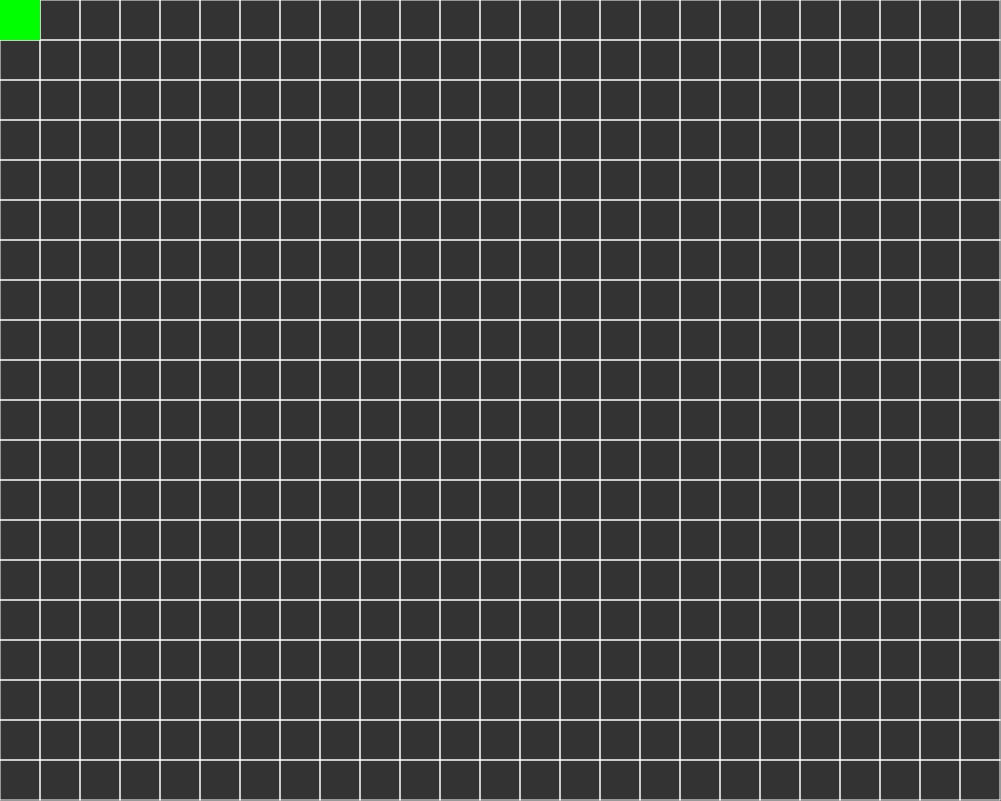
Frame 1 (no input)
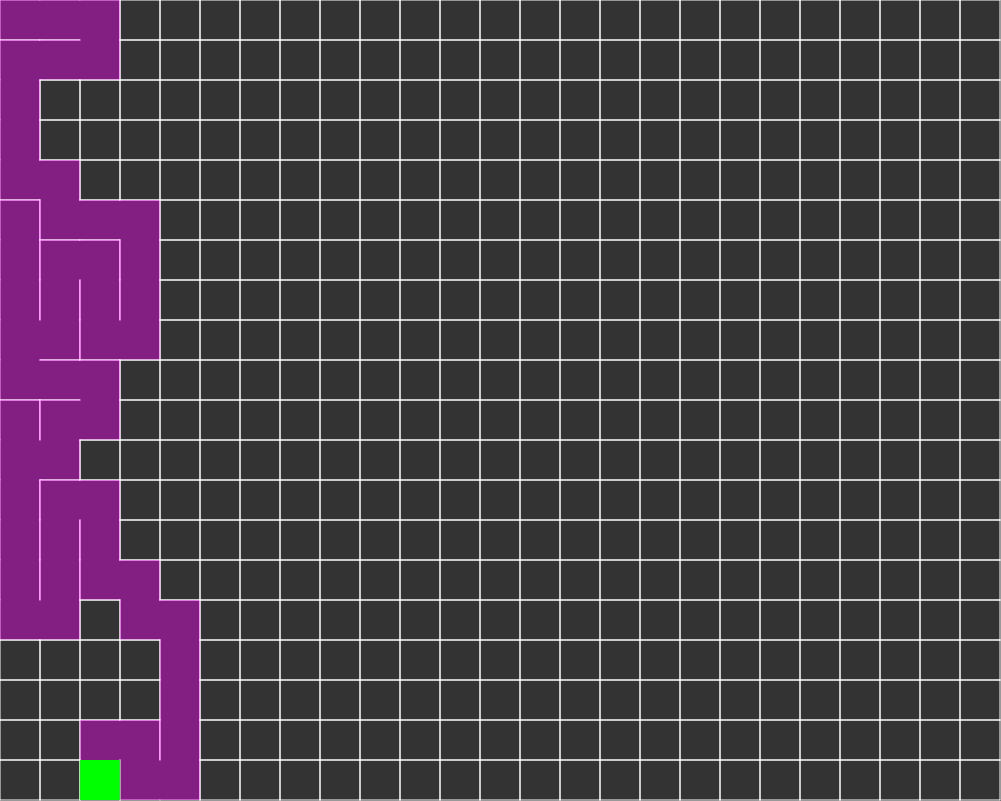
Frame 60 (no input)
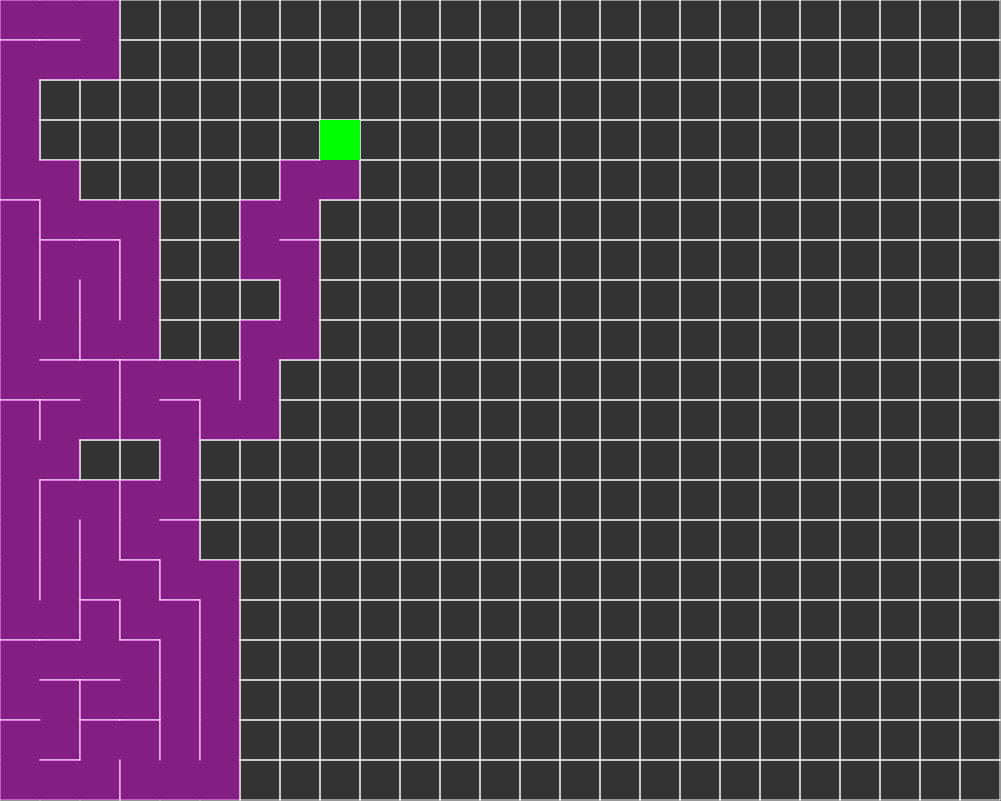
Frame 120 (the mouse pressed at the canvas centre since frame 60)

The p5.js sketch that drew these frames (run headless with seeded random() and noise() and a simulated clock; from frame 60 on, the mouse is pressed at the canvas centre):

// p5.js sketch
// ── sketch.js
let grid;
let cols,rows;
let scl = 40;

let current;
let stack = [];
let cont = 0

function setup(){
    createCanvas(1001, 801);
    cols = floor(width / scl);
    rows = floor(height / scl);

    grid = make2DArray(cols, rows);
    for(let i = 0; i < cols; i++){
        for(let j = 0; j < rows; j++){
            grid[i][j] = new Cell(i, j);
        }
    }

    current = grid[0][0];


}

function draw(){
    background(51);

    for(let i = 0; i < cols; i++){
        for(let j = 0; j < rows; j++){
            grid[i][j].show();
            if(grid[i][j].visited)
                cont++;
            else
                cont = 0;
        }
    }

    if(cont > rows*cols){
        noLoop();
        console.log('MAZE DONE');
    }else{
        current.visited = true;
        current.highlight();
        //STEP 1 
        let next = current.checkNeighbors();
        if(next){
            next.visited = true;

            //STEP 2
            stack.push(current);

            //STEP 3
            removeWalls(current, next);

            //STEP 4
            current = next;
        }else if(stack.length > 0){
            current = stack.pop();
        }
    }
    
    
}


function make2DArray(cols, rows) {
    let arr = new Array(cols);
    for (let i = 0; i < arr.length; i++) {
      arr[i] = new Array(rows);
    }
    return arr;
}


function removeWalls(a, b){
    var x = (a.body.x / scl)  - (b.body.x / scl);
    if (x === 1) {
        a.walls[3] = false;
        b.walls[1] = false;
    } else if (x === -1) {
        a.walls[1] = false;
        b.walls[3] = false;
    }
    var y = (a.body.y / scl) - (b.body.y / scl);
    if (y === 1) {
        a.walls[0] = false;
        b.walls[2] = false;
    } else if (y === -1) {
        a.walls[2] = false;
        b.walls[0] = false;
    }
}
// ── cell.js
class Cell{
    constructor(i, j){
        this.body = {x: i * scl, y: j * scl};
        this.walls = [true, true, true, true];  // top, right, bot, left
        this.visited = false;
    }

    show(){
        let x = this.body.x;
        let y = this.body.y
        stroke(255);
        if(this.walls[0]) // TOP WALL
            line(x, y, x + scl, y);
        if(this.walls[1]) //RIGHT WALL
            line(x + scl, y, x + scl, y + scl);
        if(this.walls[2]) //BOT WALL
            line(x + scl, y + scl, x, y + scl);
        if(this.walls[3]) //LEFT WALL
            line(x, y + scl, x, y);

        if(this.visited){
            noStroke();
            fill(255, 0, 255, 100);
            rect(x, y, scl, scl);
        }

    }

    highlight(){
        noStroke();
        fill(0, 255, 0);
        rect(this.body.x, this.body.y, scl, scl);
    }


    checkNeighbors(){

        let x = this.body.x / scl;
        let y = this.body.y / scl;
        let neighbors = [];

        let top, right, bot, left;

        if(index(x-1,y))
            top = grid[x-1][y];
        else
            top = index(x-1,y);

        if(index(x, y+1))
            right = grid[x][y+1];
        else
            right = index(x, y+1);

        if(index(x+1, y))
            bot = grid[x+1][y];
        else
            bot = index(x+1, y);

        if(index(x, y-1))
            left = grid[x][y-1];
        else
            left = index(x, y-1)


        
        
        
        if(top && !top.visited)
            neighbors.push(top);
        if(right && !right.visited)
            neighbors.push(right);
        if(bot && !bot.visited)
            neighbors.push(bot)
        if(left && !left.visited)
            neighbors.push(left)
        

        if(neighbors.length > 0){
            let r = Math.floor(Math.random() * neighbors.length);
            return neighbors[r];

        }else
            return undefined;
    }
}

function index(i, j) {
    if (i < 0 || j < 0 || i > cols-1 || j > rows-1) {
      return undefined;
    }
    return 1
  }
